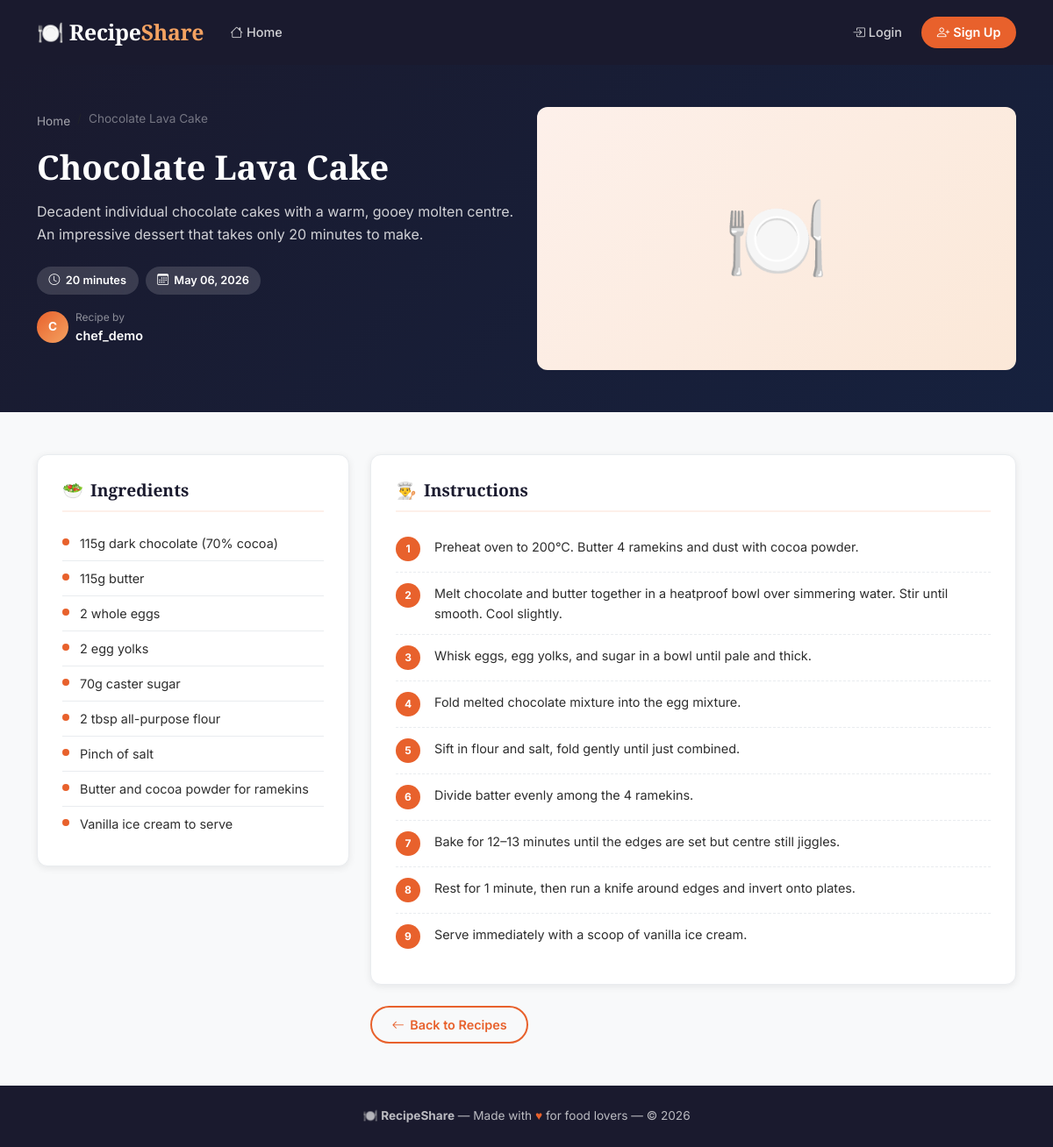
/recipes/6/, run on the app's committed database.
### recipes/models.py (models this page shows, shortened)
class Recipe(models.Model):
    title = models.CharField(max_length=200)
    description = models.TextField(max_length=500)
    ingredients = models.TextField(help_text="List each ingredient on a new line")
    instructions = models.TextField(help_text="Step-by-step cooking instructions")
    cooking_time = models.PositiveIntegerField(help_text="Cooking time in minutes")
    image = models.ImageField(upload_to='recipe_images/', blank=True, null=True)
    author = models.ForeignKey(User, on_delete=models.CASCADE, related_name='recipes')
    created_at = models.DateTimeField(auto_now_add=True)
    updated_at = models.DateTimeField(auto_now=True)
    class Meta:
        ordering = ['-created_at']
    def get_ingredients_list(self):
        return [line.strip() for line in self.ingredients.splitlines() if line.strip()]
    def get_instructions_list(self):
        return [line.strip() for line in self.instructions.splitlines() if line.strip()]

### recipes/views.py (the view)
# urls.py: path('recipes/<int:pk>/', views.recipe_detail, name='recipe-detail'),
def recipe_detail(request, pk):
    recipe = get_object_or_404(Recipe.objects.select_related('author'), pk=pk)
    context = {'recipe': recipe}
    return render(request, 'recipes/recipe_detail.html', context)

### templates/recipes/recipe_detail.html (shortened to what this page needs)
{% extends 'base.html' %}
{% load static %}
{% block content %}
<section class="recipe-detail-hero">
  <div class="container">
    <div class="row align-items-center gy-4">
      <div class="col-lg-6 order-lg-2">
        {% if recipe.image %}
          <img src="{{ recipe.image.url }}" alt="{{ recipe.title }}" class="recipe-detail-img" />
        {% else %}
          <div class="recipe-detail-no-img">🍽️</div>
        {% endif %}
      </div>
      <div class="col-lg-6 order-lg-1">
        <nav aria-label="breadcrumb" class="mb-3">
          <ol class="breadcrumb" style="background:transparent;padding:0;margin:0;">
            <li class="breadcrumb-item">
              <a href="{% url 'home' %}" style="color:rgba(255,255,255,.6);font-size:.85rem;">Home</a>
            </li>
            <li class="breadcrumb-item active" style="color:rgba(255,255,255,.4);font-size:.85rem;">{{ recipe.title|truncatechars:30 }}</li>
          </ol>
        </nav>
        <h1 style="color:#fff;font-size:clamp(1.6rem,4vw,2.4rem);line-height:1.2;margin-bottom:1rem;">
          {{ recipe.title }}
        </h1>
        <p style="color:rgba(255,255,255,.8);font-size:1rem;margin-bottom:1.5rem;line-height:1.6;">
          {{ recipe.description }}
        </p>
        <div class="d-flex flex-wrap gap-2 mb-3">
          <span class="badge-time">
            <i class="bi bi-clock"></i> {{ recipe.cooking_time }} minutes
          </span>
          <span class="badge-time">
            <i class="bi bi-calendar3"></i> {{ recipe.created_at|date:"M d, Y" }}
          </span>
        </div>
        <div class="d-flex align-items-center gap-2 mb-4">
          <div class="author-avatar" style="width:36px;height:36px;font-size:.85rem;">
            {{ recipe.author.username|first|upper }}
          </div>
          <div>
            <div style="color:rgba(255,255,255,.5);font-size:.75rem;">Recipe by</div>
            <div style="color:#fff;font-weight:600;font-size:.9rem;">{{ recipe.author.username }}</div>
          </div>
        </div>
      </div>
    </div>
  </div>
</section>
<section class="section-py">
  <div class="container">
    <div class="row gy-4">
      <div class="col-lg-4">
        <div class="detail-section">
          <h2 class="detail-section-title">
            <span>🥗</span> Ingredients
          </h2>
          {% for ingredient in recipe.get_ingredients_list %}
          <div class="ingredient-item">
            <div class="ingredient-bullet"></div>
            <span>{{ ingredient }}</span>
          </div>
          {% empty %}
          <p class="text-muted">No ingredients listed.</p>
          {% endfor %}
        </div>
      </div>
      <div class="col-lg-8">
        <div class="detail-section">
          <h2 class="detail-section-title">
            <span>👨‍🍳</span> Instructions
          </h2>
          {% for step in recipe.get_instructions_list %}
          <div class="instruction-step">
            <div class="step-number">{{ forloop.counter }}</div>
            <span>{{ step }}</span>
          </div>
          {% empty %}
          <p class="text-muted">No instructions provided.</p>
          {% endfor %}
        </div>
        <div class="mt-3">
          <a href="{% url 'home' %}" class="btn-outline-custom">
            <i class="bi bi-arrow-left"></i> Back to Recipes
          </a>
        </div>
      </div>
    </div>
  </div>
</section>
{% endblock %}

### static/css/style.css (style rules this page uses)
:root { --primary: #e8612c; --primary-dark: #c94f20; --primary-light: #fdf0ea; --accent: #f4a261; --dark: #1a1a2e; --dark-2: #16213e; --surface: #ffffff; --surface-2: #f8f9fa; --text-main: #2d2d2d; --text-muted: #6c757d; --border: #e9ecef; --shadow-sm: 0 2px 8px rgba(0,0,0,.08); --shadow-md: 0 4px 20px rgba(0,0,0,.12); --shadow-lg: 0 8px 40px rgba(0,0,0,.16); --radius: 12px; --radius-sm: 8px; --transition: 0.25s ease; }
*, *::before, *::after { box-sizing: border-box; }
body { font-family: 'Inter', sans-serif; background-color: var(--surface-2); color: var(--text-main); line-height: 1.6; min-height: 100vh; display: flex; flex-direction: column; }
h1, h2, h3, h4, h5, h6 { font-family: 'Playfair Display', serif; font-weight: 700; color: var(--dark); }
a { color: var(--primary); text-decoration: none; transition: color var(--transition); }
.author-avatar { width: 30px; height: 30px; border-radius: 50%; background: linear-gradient(135deg, var(--primary), var(--accent)); display: flex; align-items: center; justify-content: center; color: #fff; font-size: 0.75rem; font-weight: 700; flex-shrink: 0; }
.btn-outline-custom { background: transparent; color: var(--primary); border: 2px solid var(--primary); border-radius: 50px; padding: 0.5rem 1.4rem; font-weight: 600; font-size: 0.9rem; cursor: pointer; transition: all var(--transition); text-decoration: none; display: inline-flex; align-items: center; gap: 0.4rem; }
.recipe-detail-hero { background: linear-gradient(135deg, var(--dark), var(--dark-2)); color: #fff; padding: 3rem 0; position: relative; }
.recipe-detail-no-img { background: linear-gradient(135deg, var(--primary-light), #fbe8d8); border-radius: var(--radius); height: 300px; display: flex; align-items: center; justify-content: center; font-size: 6rem; color: var(--accent); }
.badge-time { background: rgba(255,255,255,.15); color: #fff; border-radius: 50px; padding: 0.35rem 0.85rem; font-size: 0.8rem; font-weight: 600; display: inline-flex; align-items: center; gap: 0.4rem; backdrop-filter: blur(10px); }
.detail-section { background: var(--surface); border-radius: var(--radius); box-shadow: var(--shadow-sm); padding: 1.75rem; margin-bottom: 1.5rem; border: 1px solid var(--border); }
.detail-section-title { font-size: 1.2rem; margin-bottom: 1rem; padding-bottom: 0.75rem; border-bottom: 2px solid var(--primary-light); color: var(--dark); display: flex; align-items: center; gap: 0.5rem; }
.detail-section-title span { color: var(--primary); }
.ingredient-item { display: flex; align-items: flex-start; gap: 0.75rem; padding: 0.5rem 0; border-bottom: 1px solid var(--border); font-size: 0.9rem; }
.ingredient-item:last-child { border-bottom: none; }
.ingredient-bullet { width: 8px; height: 8px; border-radius: 50%; background: var(--primary); flex-shrink: 0; margin-top: 6px; }
.instruction-step { display: flex; align-items: flex-start; gap: 1rem; padding: 0.75rem 0; border-bottom: 1px dashed var(--border); font-size: 0.9rem; line-height: 1.6; }
.instruction-step:last-child { border-bottom: none; }
.step-number { width: 28px; height: 28px; border-radius: 50%; background: var(--primary); color: #fff; display: flex; align-items: center; justify-content: center; font-size: 0.75rem; font-weight: 700; flex-shrink: 0; }
.section-py { padding: 3rem 0; }

### data on the page
Recipe: title "Chocolate Lava Cake", description "Decadent individual chocolate cakes with a warm, gooey molten centre. An impressive dessert that takes only 20 minutes to make.", cooking_time "20", created_at "May 06, 2026", author.username|first "C", author.username "chef_demo"

### other printed values
{{ ingredient }} "115g dark chocolate (70% cocoa)" "115g butter" "2 whole eggs" "2 egg yolks" "70g caster sugar" "2 tbsp all-purpose flour" "Pinch of salt" "Butter and cocoa powder for ramekins" "Vanilla ice cream to serve"
{{ step }} "Preheat oven to 200°C. Butter 4 ramekins and dust with cocoa powder." "Melt chocolate and butter together in a heatproof bowl over simmering water. Stir until smooth. Cool slightly." "Whisk eggs, egg yolks, and sugar in a bowl until pale and thick." "Fold melted chocolate mixture into the egg mixture." "Sift in flour and salt, fold gently until just combined." "Divide batter evenly among the 4 ramekins." "Bake for 12–13 minutes until the edges are set but centre still jiggles." "Rest for 1 minute, then run a knife around edges and invert onto plates." "Serve immediately with a scoop of vanilla ice cream."
